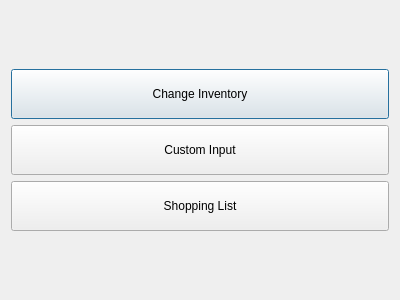
<?xml version="1.0" encoding="UTF-8"?>
<ui version="4.0">
 <class>ActionMenu</class>
 <widget class="QDialog" name="ActionMenu">
  <property name="geometry">
   <rect>
    <x>0</x>
    <y>0</y>
    <width>400</width>
    <height>300</height>
   </rect>
  </property>
  <property name="windowTitle">
   <string>Action Menu</string>
  </property>
  <layout class="QVBoxLayout" name="verticalLayout_2">
   <item>
    <layout class="QVBoxLayout" name="verticalLayout">
     <item>
      <widget class="QPushButton" name="pushButton">
       <property name="minimumSize">
        <size>
         <width>100</width>
         <height>50</height>
        </size>
       </property>
       <property name="text">
        <string>Change Inventory</string>
       </property>
      </widget>
     </item>
     <item>
      <widget class="QPushButton" name="pushButton_2">
       <property name="minimumSize">
        <size>
         <width>100</width>
         <height>50</height>
        </size>
       </property>
       <property name="text">
        <string>Custom Input</string>
       </property>
      </widget>
     </item>
     <item>
      <widget class="QPushButton" name="pushButton_3">
       <property name="minimumSize">
        <size>
         <width>100</width>
         <height>50</height>
        </size>
       </property>
       <property name="text">
        <string>Shopping List</string>
       </property>
      </widget>
     </item>
    </layout>
   </item>
  </layout>
 </widget>
 <resources/>
 <connections/>
</ui>
